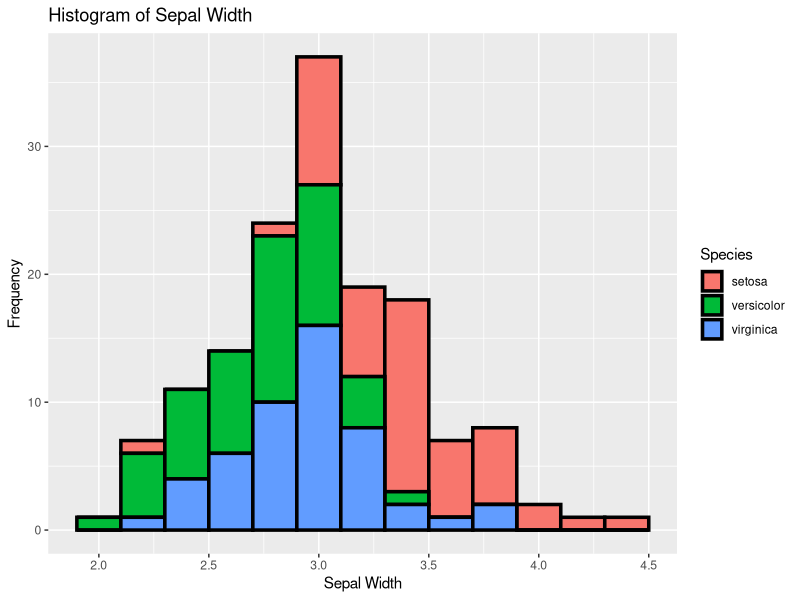
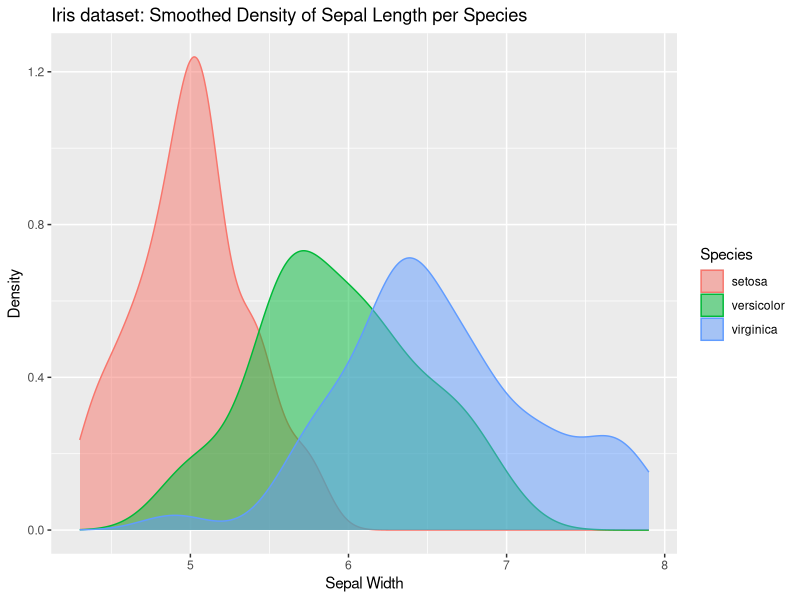
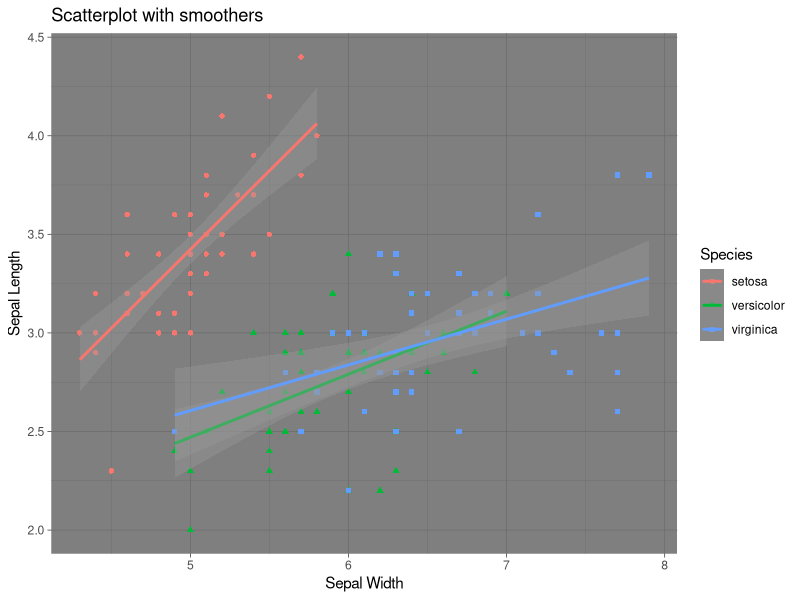
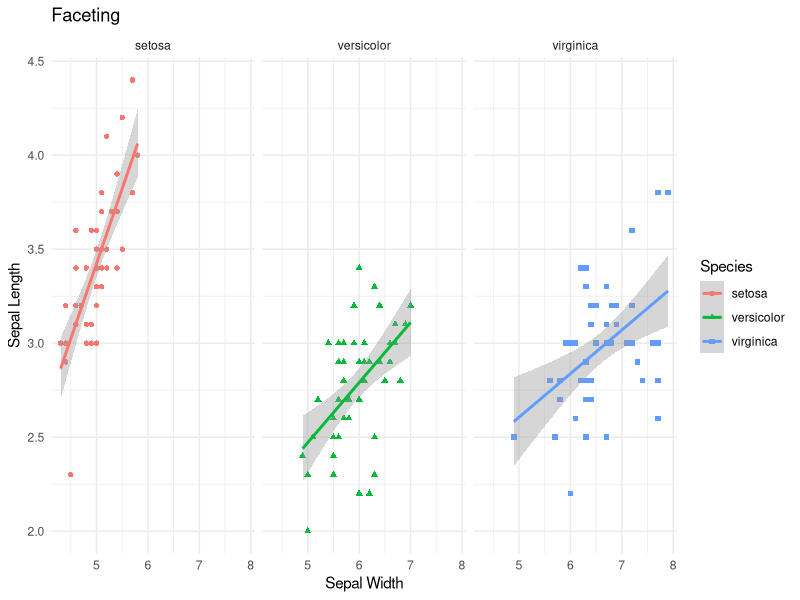
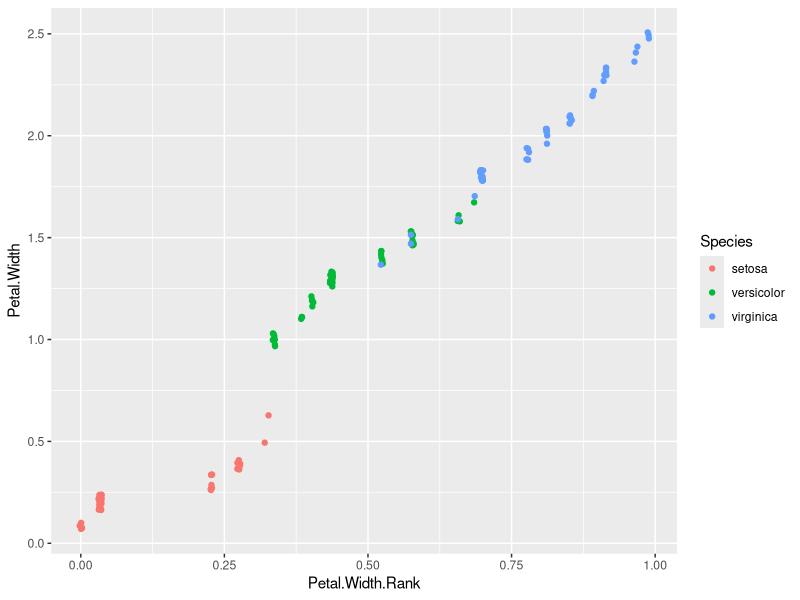

R code for these plots, in order:
## ---- chunk 1
knitr::opts_chunk$set(echo = TRUE)
## ---- chunk 2
library(tidyverse)
str(iris)
## ---- chunk 3
head(iris)
## ---- chunk 4
summary(iris)
## ---- chunk 5
ggplot(data = iris) + 
  geom_histogram(binwidth = 0.2, aes(x = iris$Sepal.Width,  fill = Species), col = "black", size = 1.2) +
  xlab('Sepal Width') +
  ylab('Frequency') + 
  ggtitle('Histogram of Sepal Width')
## ---- chunk 6
ggplot(data = iris) + geom_density(aes(x = iris$Sepal.Length, fill = Species, col = Species), alpha = 0.5)+
  xlab('Sepal Width') +
  ylab('Density') + 
  ggtitle('Iris dataset: Smoothed Density of Sepal Length per Species')
## ---- chunk 7
ggplot(iris) + 
  geom_point(aes(x = iris$Sepal.Length, y=iris$Sepal.Width, col = Species, shape = Species)) +
  geom_smooth(method = lm, aes(x = iris$Sepal.Length, y=iris$Sepal.Width, col = Species))+
  xlab('Sepal Width') +
  ylab('Sepal Length') + 
  ggtitle('Scatterplot with smoothers') + theme_dark()
## ---- chunk 8
ggplot(iris) + 
  geom_point(aes(x = iris$Sepal.Length, y=iris$Sepal.Width, col = Species, shape = Species)) +
  geom_smooth(method = lm, aes(x = iris$Sepal.Length, y=iris$Sepal.Width, col = Species)) + facet_grid(. ~ Species) +
  xlab('Sepal Width') +
  ylab('Sepal Length') + 
  ggtitle('Faceting') + theme_minimal()

## ---- chunk 9
iris %>% filter(Species == 'virginica') %>% summary
## ---- chunk 10
iris %>% select(starts_with('Petal')) %>% summary
## ---- chunk 11
iris_mut <- iris %>% 
  mutate(Petal.Width.Rank = percent_rank(Petal.Width)) %>% 
  arrange(Petal.Width.Rank)

ggplot(iris_mut) + 
  geom_jitter(aes(x=iris_mut$Petal.Width.Rank, y=iris_mut$Petal.Width, col = Species)) +
  xlab('Petal.Width.Rank') + ylab('Petal.Width')
